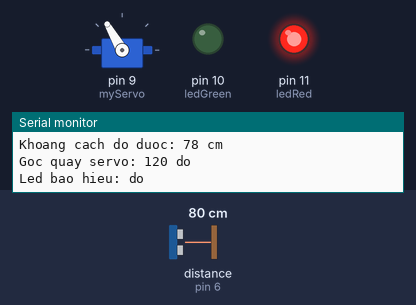
A sketch run on a simulated Arduino Uno, built with avr-gcc and run on an emulated ATmega328P. On the bench: servo, output pins drawn as LEDs (lit = HIGH), the last lines printed to the serial monitor. Wiring (inferred from the names in the program): ultrasonic range finder: trigger pin 5; echo pin 6. Dashed ring = blinking. Inputs (shaded band) come from the test bench; at power-on: distance to the obstacle (sensor on pin 6) 80 cm. The echo pulse lasts 58.3 µs per cm; pins used as bus, display or sensor lines are not drawn.

Above: at 1.2 s.
1.3 s: distance to the obstacle (sensor on pin 6) set to 65 cm
2.8 s: distance to the obstacle (sensor on pin 6) set to 57 cm
At 3.63 s:
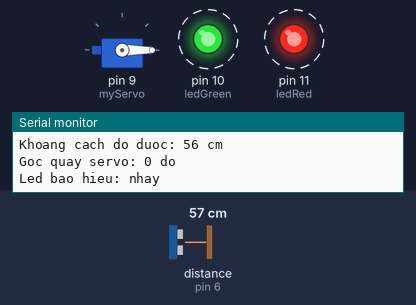
5.8 s: distance to the obstacle (sensor on pin 6) set to 47 cm
At 6.6 s:
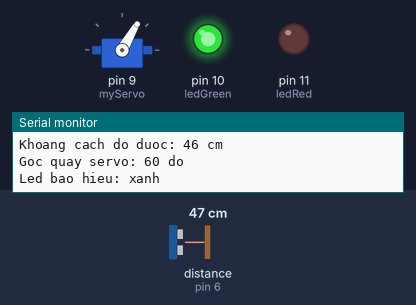
7.3 s: distance to the obstacle (sensor on pin 6) set to 22 cm
8.8 s: distance to the obstacle (sensor on pin 6) set to 19 cm
At 9.02 s:
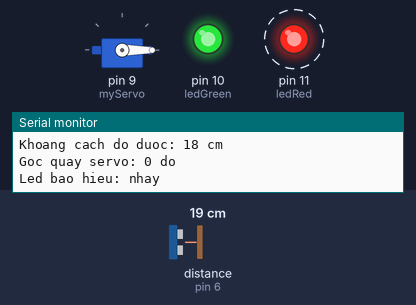
11.8 s: distance to the obstacle (sensor on pin 6) set to 35 cm
At 12.9 s:
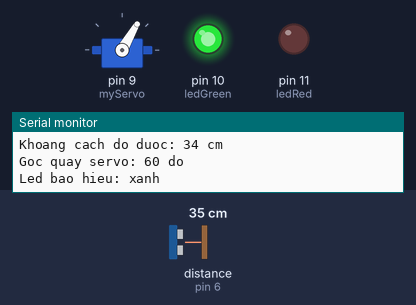
Timing chart, 0 to 14.3 s (numbered marks = the images above; inputs shaded):
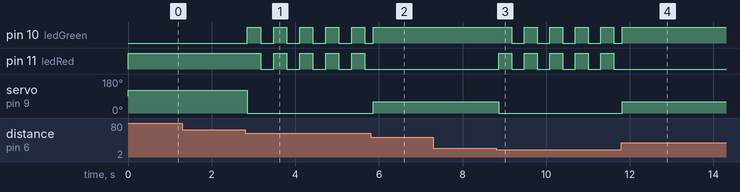

The sketch:

ND15_Dong_co_servo_va_bien_tro.ino
```cpp
#include <Servo.h>

Servo myServo;

const int trigPin = 5;
const int echoPin = 6;

const int ledGreen = 10;
const int ledRed = 11;

long duration;
int distance;

int lastDistance = -1;

unsigned long previousMillis = 0;
bool ledState = false;

void setup() {
  Serial.begin(9600);
  myServo.attach(9);

  pinMode(trigPin, OUTPUT);
  pinMode(echoPin, INPUT);

  pinMode(ledGreen, OUTPUT);
  pinMode(ledRed, OUTPUT);
}

int getDistance() {
  digitalWrite(trigPin, LOW);
  delayMicroseconds(2);
  digitalWrite(trigPin, HIGH);
  delayMicroseconds(10);
  digitalWrite(trigPin, LOW);

  duration = pulseIn(echoPin, HIGH);
  return duration * 0.034 / 2;
}

void loop() {
  distance = getDistance();

  int angle = 0;
  String ledStatus = "";

  if (distance >= 20 && distance <= 50) {
    angle = 60;
    myServo.write(angle);
    digitalWrite(ledGreen, HIGH);
    digitalWrite(ledRed, LOW);
    ledStatus = "xanh";
  }
  else if (distance >= 60 && distance <= 90) {
    angle = 120;
    myServo.write(angle);
    digitalWrite(ledGreen, LOW);
    digitalWrite(ledRed, HIGH);
    ledStatus = "do";
  }
  else {
    angle = 0;
    myServo.write(angle);

    unsigned long currentMillis = millis();
    if (currentMillis - previousMillis >= 250) {
      previousMillis = currentMillis;
      ledState = !ledState;
      digitalWrite(ledGreen, ledState);
      digitalWrite(ledRed, ledState);
    }
    ledStatus = "nhay";
  }

  if (distance != lastDistance) {
    Serial.print("Khoang cach do duoc: ");
    Serial.print(distance);
    Serial.println(" cm");

    Serial.print("Goc quay servo: ");
    Serial.print(angle);
    Serial.println(" do");

    Serial.print("Led bao hieu: ");
    Serial.println(ledStatus);
    Serial.println();

    lastDistance = distance;
  }

  delay(100);
}
```

Measured:
- the behaviour switches between 61 and 60 cm on distance to the obstacle (sensor on pin 6) (found by bisection; images 0 and 1)
- the behaviour switches between 52 and 51 cm on distance to the obstacle (sensor on pin 6) (found by bisection; images 1 and 2)
- the behaviour switches between 21 and 20 cm on distance to the obstacle (sensor on pin 6) (found by bisection; images 2 and 3)
- after the input at 2.8 s, pin 10 (ledGreen): alternates HIGH for 0.31 s and LOW for 0.31 s, starting after 0.05 s; pin 11 (ledRed): alternates HIGH for 0.31 s and LOW for 0.31 s, starting after 0.37 s; servo on pin 9 (myServo): 120° → 0° after 0.05 s
- after the input at 5.8 s, pin 11 (ledRed): stops changing and stays LOW; servo on pin 9 (myServo): 0° → 60° after 0.07 s
- after the input at 8.8 s, pin 10 (ledGreen): alternates HIGH for 0.31 s and LOW for 0.31 s, starting after 0.37 s; pin 11 (ledRed): alternates HIGH for 0.31 s and LOW for 0.31 s, starting after 0.06 s; servo on pin 9 (myServo): 60° → 0° after 0.06 s
- after the input at 11.8 s, pin 11 (ledRed): stops changing and stays LOW; servo on pin 9 (myServo): 0° → 60° at once
